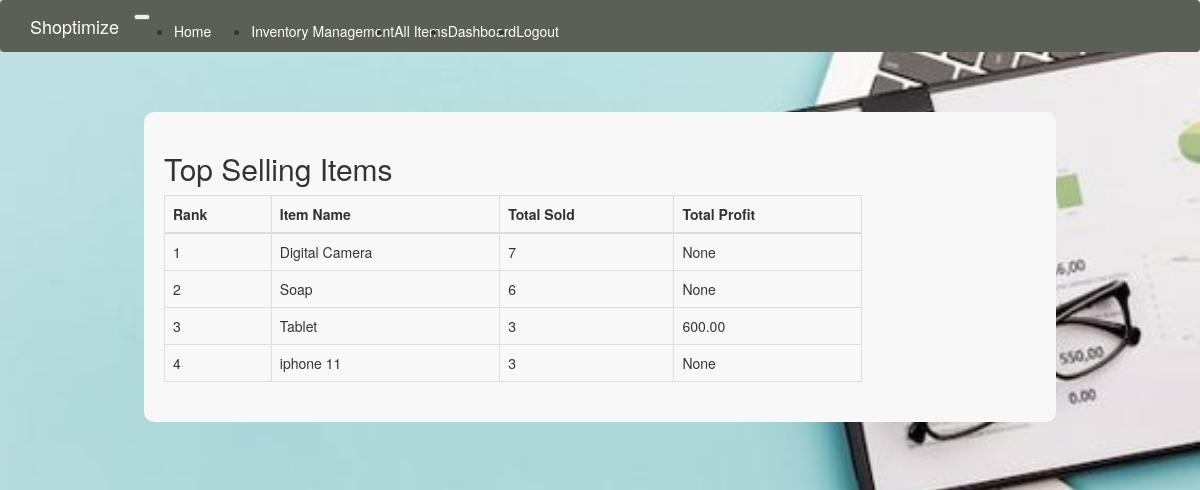
The page /top_selling_items (signed in) on the database its author committed.
### app/models.py (models this page shows, shortened)
class Item(db.Model):
    id = db.Column(db.Integer, primary_key=True)
    name = db.Column(db.String(140))
    date = db.Column(db.DateTime, index=True, default=datetime.utcnow)
    unit = db.Column(db.String(140))
    type = db.Column(db.String(140))
    quantity=db.Column(db.Numeric(10, 2))
    price = db.Column(db.Numeric(10, 2))
    cost_price = db.Column(db.Numeric(10, 2))
    sold_items = db.relationship('Sold',backref='item',lazy='dynamic')

### app/routes.py (the view)
@app.route('/top_selling_items')
@app.route('/top_selling_items')
@login_required
def top_selling_items():
    top_items = db.session.query(
        Item.name,
        db.func.sum(Sold.quantity).label('total_sold'),
        db.func.sum((Item.price - Item.cost_price) * Sold.quantity).label('total_profit')
    ).join(Sold).group_by(Item.id).order_by(desc('total_sold')).limit(10).all()
    return render_template('top_selling_items.html', title='Top Selling Items', top_items=top_items)

### app/models.py (called while the page is built)
@login.user_loader
def load_user(id):
    return User.query.get(int(id))

### app/templates/top_selling_items.html
{% extends 'base.html' %}
{% block app_content%}
<div style="background-color: #f8f8f8; padding: 20px; border-radius: 10px; width: 80%; margin: 20px auto;">
    <h2>{{ title }}</h2>
    <table class="table table-bordered" style="width: 80%;">
            <thead class="thead-light">
            <tr>
                <th>Rank</th>
                <th>Item Name</th>
                <th>Total Sold</th>
                <th>Total Profit</th>
            </tr>
        </thead>
        <tbody>
            {% for item in top_items %}
                <tr>
                    <td>{{ loop.index }}</td>
                    <td>{{ item.name }}</td>
                    <td>{{ item.total_sold }}</td>
                    <td>{{ item.total_profit }}</td>
                </tr>
            {% endfor %}
        </tbody>
    </table>
</div>
{% endblock %}

### rows shown on the page
Item: name "Digital Camera", total_sold "7", total_profit "None"
Item: name "Soap", total_sold "6", total_profit "None"
Item: name "Tablet", total_sold "3", total_profit "600.00"
Item: name "iphone 11", total_sold "3", total_profit "None"

### other values the page prints
{{ title }} "Top Selling Items"
